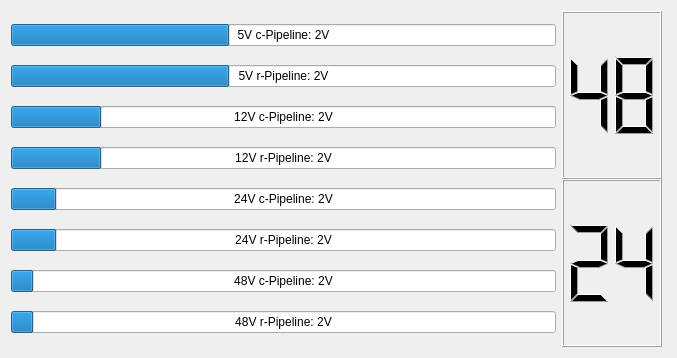
<?xml version="1.0" encoding="UTF-8"?>
<ui version="4.0">
 <class>health_plugin</class>
 <widget class="QWidget" name="health_plugin">
  <property name="geometry">
   <rect>
    <x>0</x>
    <y>0</y>
    <width>677</width>
    <height>358</height>
   </rect>
  </property>
  <property name="windowTitle">
   <string>Schroedi's Health Monitor</string>
  </property>
  <property name="autoFillBackground">
   <bool>true</bool>
  </property>
  <property name="styleSheet">
   <string notr="true">color: qlineargradient(spread:pad, x1:0, y1:0, x2:0, y2:1, stop:0 rgba(0, 0, 0, 255), stop:0.33 rgba(0, 0, 0, 255), stop:0.34 rgba(255, 30, 30, 255), stop:0.66 rgba(255, 0, 0, 255), stop:0.67 rgba(255, 255, 0, 255), stop:1 rgba(255, 255, 0, 255));</string>
  </property>
  <layout class="QHBoxLayout" name="horizontalLayout">
   <item>
    <layout class="QVBoxLayout" name="verticalLayout">
     <item>
      <widget class="QProgressBar" name="fiveLine_c">
       <property name="contextMenuPolicy">
        <enum>Qt::ActionsContextMenu</enum>
       </property>
       <property name="styleSheet">
        <string notr="true">font: 75 11pt &quot;Laksaman&quot;;</string>
       </property>
       <property name="maximum">
        <number>5</number>
       </property>
       <property name="value">
        <number>2</number>
       </property>
       <property name="textVisible">
        <bool>true</bool>
       </property>
       <property name="invertedAppearance">
        <bool>false</bool>
       </property>
       <property name="textDirection">
        <enum>QProgressBar::BottomToTop</enum>
       </property>
       <property name="format">
        <string>5V c-Pipeline: %vV</string>
       </property>
      </widget>
     </item>
     <item>
      <widget class="QProgressBar" name="fiveLine_r">
       <property name="contextMenuPolicy">
        <enum>Qt::ActionsContextMenu</enum>
       </property>
       <property name="styleSheet">
        <string notr="true">font: 75 11pt &quot;Laksaman&quot;;</string>
       </property>
       <property name="maximum">
        <number>5</number>
       </property>
       <property name="value">
        <number>2</number>
       </property>
       <property name="textVisible">
        <bool>true</bool>
       </property>
       <property name="invertedAppearance">
        <bool>false</bool>
       </property>
       <property name="textDirection">
        <enum>QProgressBar::BottomToTop</enum>
       </property>
       <property name="format">
        <string>5V r-Pipeline: %vV</string>
       </property>
      </widget>
     </item>
     <item>
      <widget class="QProgressBar" name="twelveLine_c">
       <property name="contextMenuPolicy">
        <enum>Qt::ActionsContextMenu</enum>
       </property>
       <property name="styleSheet">
        <string notr="true">font: 75 11pt &quot;Laksaman&quot;;</string>
       </property>
       <property name="maximum">
        <number>12</number>
       </property>
       <property name="value">
        <number>2</number>
       </property>
       <property name="textVisible">
        <bool>true</bool>
       </property>
       <property name="invertedAppearance">
        <bool>false</bool>
       </property>
       <property name="textDirection">
        <enum>QProgressBar::BottomToTop</enum>
       </property>
       <property name="format">
        <string>12V c-Pipeline: %vV</string>
       </property>
      </widget>
     </item>
     <item>
      <widget class="QProgressBar" name="twelveLine_r">
       <property name="contextMenuPolicy">
        <enum>Qt::ActionsContextMenu</enum>
       </property>
       <property name="styleSheet">
        <string notr="true">font: 75 11pt &quot;Laksaman&quot;;</string>
       </property>
       <property name="maximum">
        <number>12</number>
       </property>
       <property name="value">
        <number>2</number>
       </property>
       <property name="textVisible">
        <bool>true</bool>
       </property>
       <property name="invertedAppearance">
        <bool>false</bool>
       </property>
       <property name="textDirection">
        <enum>QProgressBar::BottomToTop</enum>
       </property>
       <property name="format">
        <string>12V r-Pipeline: %vV</string>
       </property>
      </widget>
     </item>
     <item>
      <widget class="QProgressBar" name="twentyfourLine_c">
       <property name="contextMenuPolicy">
        <enum>Qt::ActionsContextMenu</enum>
       </property>
       <property name="styleSheet">
        <string notr="true">font: 75 11pt &quot;Laksaman&quot;;</string>
       </property>
       <property name="maximum">
        <number>24</number>
       </property>
       <property name="value">
        <number>2</number>
       </property>
       <property name="textVisible">
        <bool>true</bool>
       </property>
       <property name="invertedAppearance">
        <bool>false</bool>
       </property>
       <property name="textDirection">
        <enum>QProgressBar::BottomToTop</enum>
       </property>
       <property name="format">
        <string>24V c-Pipeline: %vV</string>
       </property>
      </widget>
     </item>
     <item>
      <widget class="QProgressBar" name="twentyfourLine_r">
       <property name="contextMenuPolicy">
        <enum>Qt::ActionsContextMenu</enum>
       </property>
       <property name="styleSheet">
        <string notr="true">font: 75 11pt &quot;Laksaman&quot;;</string>
       </property>
       <property name="maximum">
        <number>24</number>
       </property>
       <property name="value">
        <number>2</number>
       </property>
       <property name="textVisible">
        <bool>true</bool>
       </property>
       <property name="invertedAppearance">
        <bool>false</bool>
       </property>
       <property name="textDirection">
        <enum>QProgressBar::BottomToTop</enum>
       </property>
       <property name="format">
        <string>24V r-Pipeline: %vV</string>
       </property>
      </widget>
     </item>
     <item>
      <widget class="QProgressBar" name="fourtyeightLine_c">
       <property name="contextMenuPolicy">
        <enum>Qt::ActionsContextMenu</enum>
       </property>
       <property name="styleSheet">
        <string notr="true">font: 75 11pt &quot;Laksaman&quot;;</string>
       </property>
       <property name="maximum">
        <number>48</number>
       </property>
       <property name="value">
        <number>2</number>
       </property>
       <property name="textVisible">
        <bool>true</bool>
       </property>
       <property name="invertedAppearance">
        <bool>false</bool>
       </property>
       <property name="textDirection">
        <enum>QProgressBar::BottomToTop</enum>
       </property>
       <property name="format">
        <string>48V c-Pipeline: %vV</string>
       </property>
      </widget>
     </item>
     <item>
      <widget class="QProgressBar" name="fourtyeightLine_r">
       <property name="contextMenuPolicy">
        <enum>Qt::ActionsContextMenu</enum>
       </property>
       <property name="styleSheet">
        <string notr="true">font: 75 11pt &quot;Laksaman&quot;;</string>
       </property>
       <property name="maximum">
        <number>48</number>
       </property>
       <property name="value">
        <number>2</number>
       </property>
       <property name="textVisible">
        <bool>true</bool>
       </property>
       <property name="invertedAppearance">
        <bool>false</bool>
       </property>
       <property name="textDirection">
        <enum>QProgressBar::BottomToTop</enum>
       </property>
       <property name="format">
        <string>48V r-Pipeline: %vV</string>
       </property>
      </widget>
     </item>
    </layout>
   </item>
   <item>
    <layout class="QVBoxLayout" name="verticalLayout_3">
     <property name="spacing">
      <number>0</number>
     </property>
     <property name="leftMargin">
      <number>0</number>
     </property>
     <property name="rightMargin">
      <number>4</number>
     </property>
     <item>
      <widget class="QLCDNumber" name="lcdNumber48">
       <property name="minimumSize">
        <size>
         <width>100</width>
         <height>100</height>
        </size>
       </property>
       <property name="numDigits">
        <number>2</number>
       </property>
       <property name="intValue" stdset="0">
        <number>48</number>
       </property>
      </widget>
     </item>
     <item>
      <widget class="QLCDNumber" name="lcdNumber24">
       <property name="minimumSize">
        <size>
         <width>100</width>
         <height>100</height>
        </size>
       </property>
       <property name="baseSize">
        <size>
         <width>0</width>
         <height>0</height>
        </size>
       </property>
       <property name="numDigits">
        <number>2</number>
       </property>
       <property name="intValue" stdset="0">
        <number>24</number>
       </property>
      </widget>
     </item>
    </layout>
   </item>
  </layout>
 </widget>
 <resources/>
 <connections/>
</ui>
